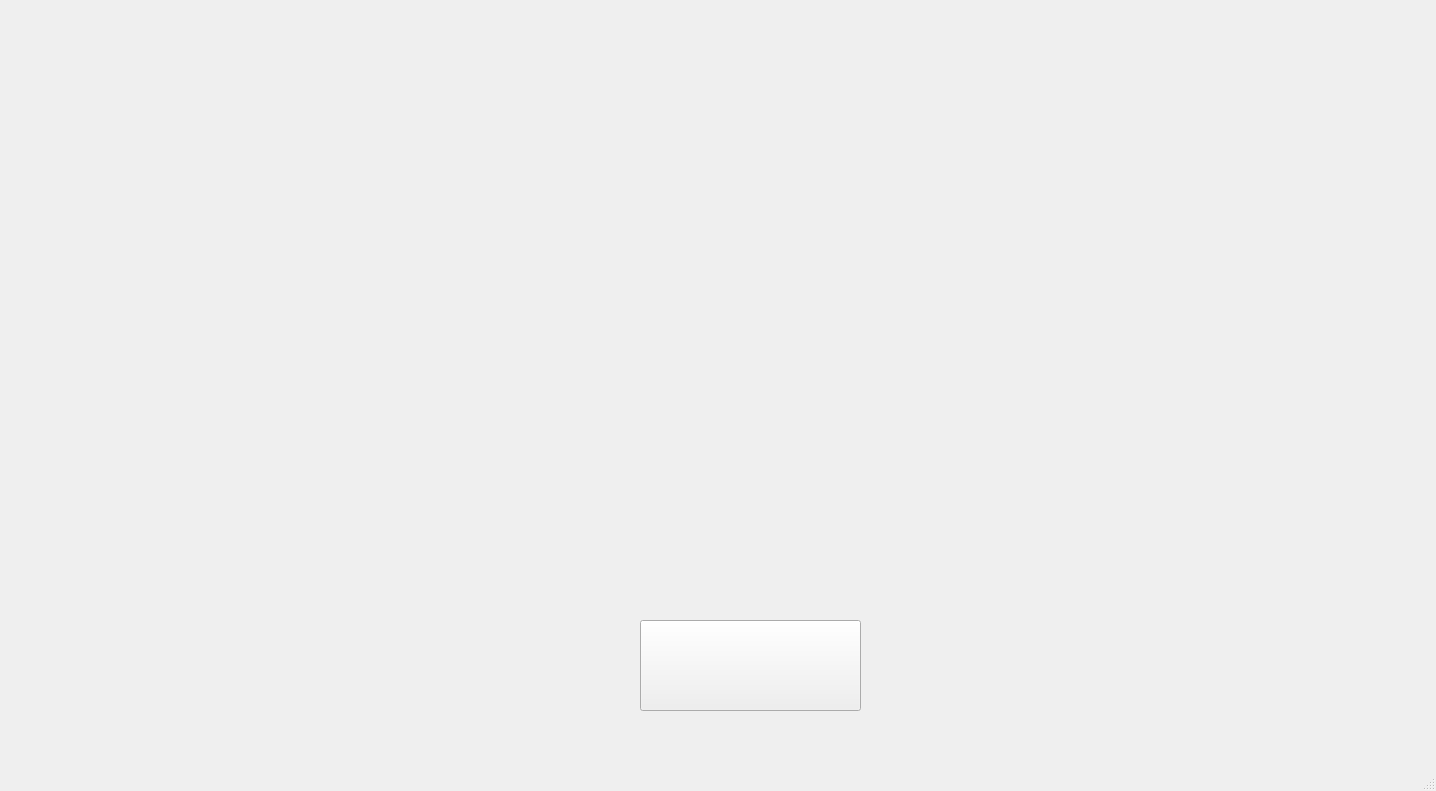
<?xml version="1.0" encoding="UTF-8"?>
<ui version="4.0">
 <class>MainWindow</class>
 <widget class="QMainWindow" name="MainWindow">
  <property name="geometry">
   <rect>
    <x>0</x>
    <y>0</y>
    <width>1436</width>
    <height>791</height>
   </rect>
  </property>
  <property name="windowTitle">
   <string>MainWindow</string>
  </property>
  <property name="styleSheet">
   <string notr="true">#parentWidget { border-image: url("uis/testing2bg.PNG") 0 0 0 0 stretch stretch; }</string>
  </property>
  <widget class="QWidget" name="centralwidget">
   <widget class="QPushButton" name="button">
    <property name="geometry">
     <rect>
      <x>640</x>
      <y>620</y>
      <width>221</width>
      <height>91</height>
     </rect>
    </property>
    <property name="minimumSize">
     <size>
      <width>221</width>
      <height>91</height>
     </size>
    </property>
    <property name="maximumSize">
    <size>
     <width>221</width>
     <height>91</height>
    </size>
   </property>
    <property name="styleSheet">
     <string notr="true">border-image: url("uis/starttest.png");</string>
    </property>
    <property name="text">
     <string/>
    </property>
   </widget>
  </widget>
  <widget class="QMenuBar" name="menubar">
   <property name="geometry">
    <rect>
     <x>0</x>
     <y>0</y>
     <width>1436</width>
     <height>24</height>
    </rect>
   </property>
  </widget>
  <widget class="QStatusBar" name="statusbar"/>
 </widget>
 <resources/>
 <connections/>
</ui>
